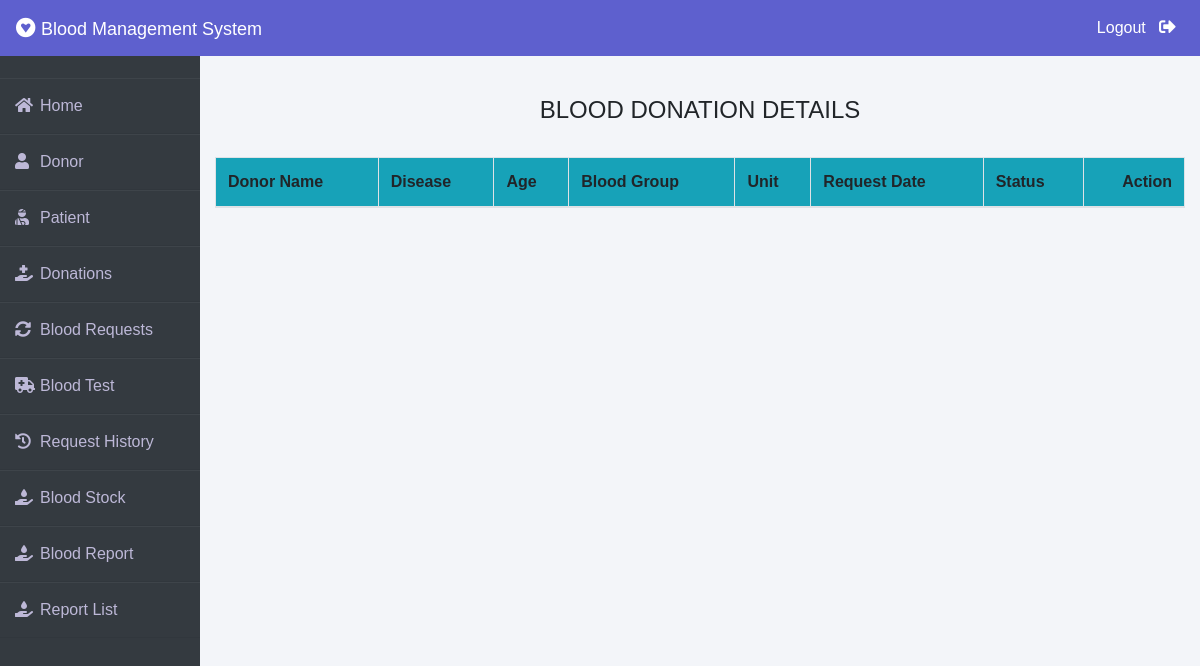
The page /admin-donation (signed in) on the database as committed earlier.
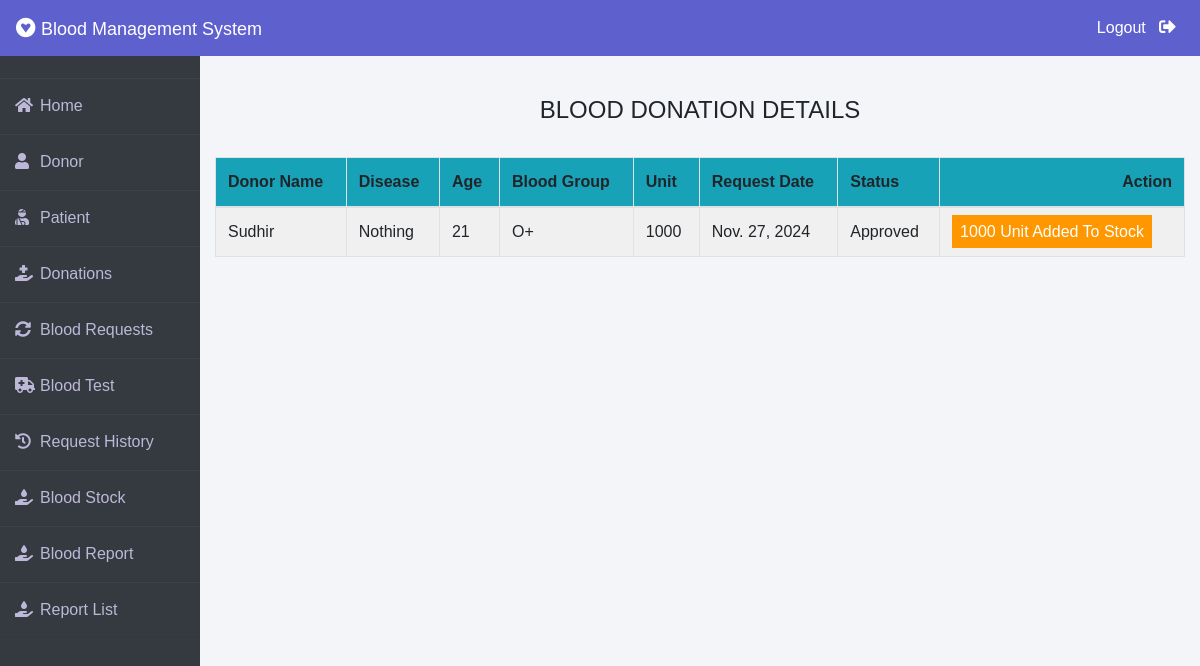
The same page on the database as committed later.
### donor/models.py (models this page shows, shortened)
class BloodDonate(models.Model):
    donor=models.ForeignKey(Donor,on_delete=models.CASCADE)
    disease=models.CharField(max_length=100,default="Nothing")
    age=models.PositiveIntegerField()
    bloodgroup=models.CharField(max_length=10)
    unit=models.PositiveIntegerField(default=0)
    status=models.CharField(max_length=20,default="Pending")
    date=models.DateField(auto_now=True)

class Donor(models.Model):
    user=models.OneToOneField(User,on_delete=models.CASCADE)
    profile_pic= models.ImageField(upload_to='profile_pic/Donor/',null=True,blank=True)
    bloodgroup=models.CharField(max_length=10)
    address = models.CharField(max_length=40)
    mobile = models.CharField(max_length=20,null=False)
    def __str__(self):
        return self.user.first_name

### blood/views.py (the view)
# urls.py: path('admin-donation', views.admin_donation_view,name='admin-donation'),
@login_required(login_url='adminlogin')
def admin_donation_view(request):
    donations=dmodels.BloodDonate.objects.all()
    return render(request,'blood/admin_donation.html',{'donations':donations})

### templates/blood/admin_donation.html (shortened to what this page needs)
{% extends 'blood/adminbase.html' %}
{% block content %}
{% load widget_tweaks %}
{%load static%}
<head>
   </head>
<br><br>
<div class="container">
    <H4 class="text-center">BLOOD DONATION DETAILS</H4><br>
    <table class="table table-light table-hover table-bordered table-striped">
        <thead class="bg-info">
            <tr>
                <th scope="col">Donor Name</th>
                <th scope="col">Disease</th>
                <th scope="col">Age</th>
                <th scope="col">Blood Group</th>
                <th scope="col">Unit</th>
                <th scope="col">Request Date</th>
                <th scope="col">Status</th>
                <th class="text-right">Action</th>
            </tr>
        </thead>
        <tbody>
            {% for t in donations %}
            <tr>
                <td> {{t.donor}}</td>
                <td> {{t.disease}}</td>
                <td> {{t.age}}</td>
                <td>{{t.bloodgroup}}</td>
                <td>{{t.unit}}</td>
                <td>{{t.date}}</td>
                <td>{{t.status}}</td>
                {% if t.status == 'Pending' %}
                <td class="text-right">
                    <button class="btn btn-primary badge-pill" style="width: 100px;"><a  style="text-decoration: none;color: white;" href="{% url 'approve-donation' t.id  %}">APPROVE</a> </button>
                    <button class="btn btn-danger badge-pill" style="width: 80px;"><a  style="text-decoration: none;color: white;" href="{% url 'reject-donation' t.id  %}">REJECT</a> </button>
                </td>
                {% elif  t.status == 'Approved' %}
                <td><span class="label warning">{{t.unit}} Unit Added To Stock</span></td>
                {% else %}
                <td><span class="label danger">0 Unit Added To Stock</span></td>
                {% endif %}
            </tr>
            {% endfor %}
        </tbody>
    </table>
</div>
{% endblock content %}

Rows that differ between the two databases and show on the page:
added BloodDonate: donor "Sudhir", disease "Nothing", age "21", bloodgroup "O+", unit "1000", date "Nov. 27, 2024", status "Approved"
